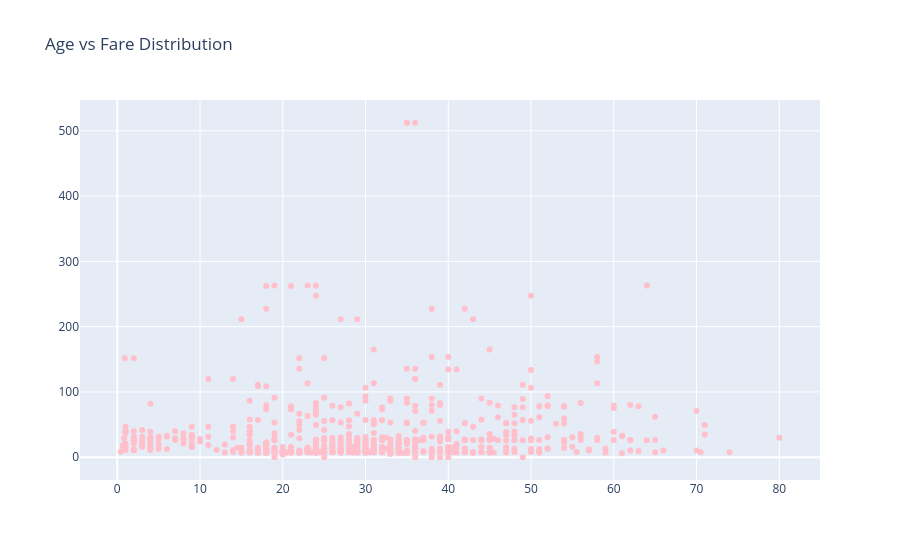

Here is the notebook cell this chart was saved with:
### Code cell
#scatter plot representation -->age vs fare
trace=go.Scatter(x=data['Age'],y=data['Fare'],
                 mode='markers',
                 marker={'color':'pink'})
layout=go.Layout(
    title="Age vs Fare Distribution")
fig=go.Figure(data=trace,layout=layout)
fig.show()

### Figure 1 — Plotly figure (JSON) as saved in the notebook; plotly's stock layout.template omitted (floating-point values rounded to 4 significant figures; data arrays with more than 128 entries replaced by an {"elided": "..."} marker saying what was removed)
{"data": [{"marker": {"color": "pink"}, "mode": "markers", "type": "scatter", "x": {"elided": "891 float values"}, "y": {"elided": "891 float values"}}], "layout": {"title": {"text": "Age vs Fare Distribution"}}}
